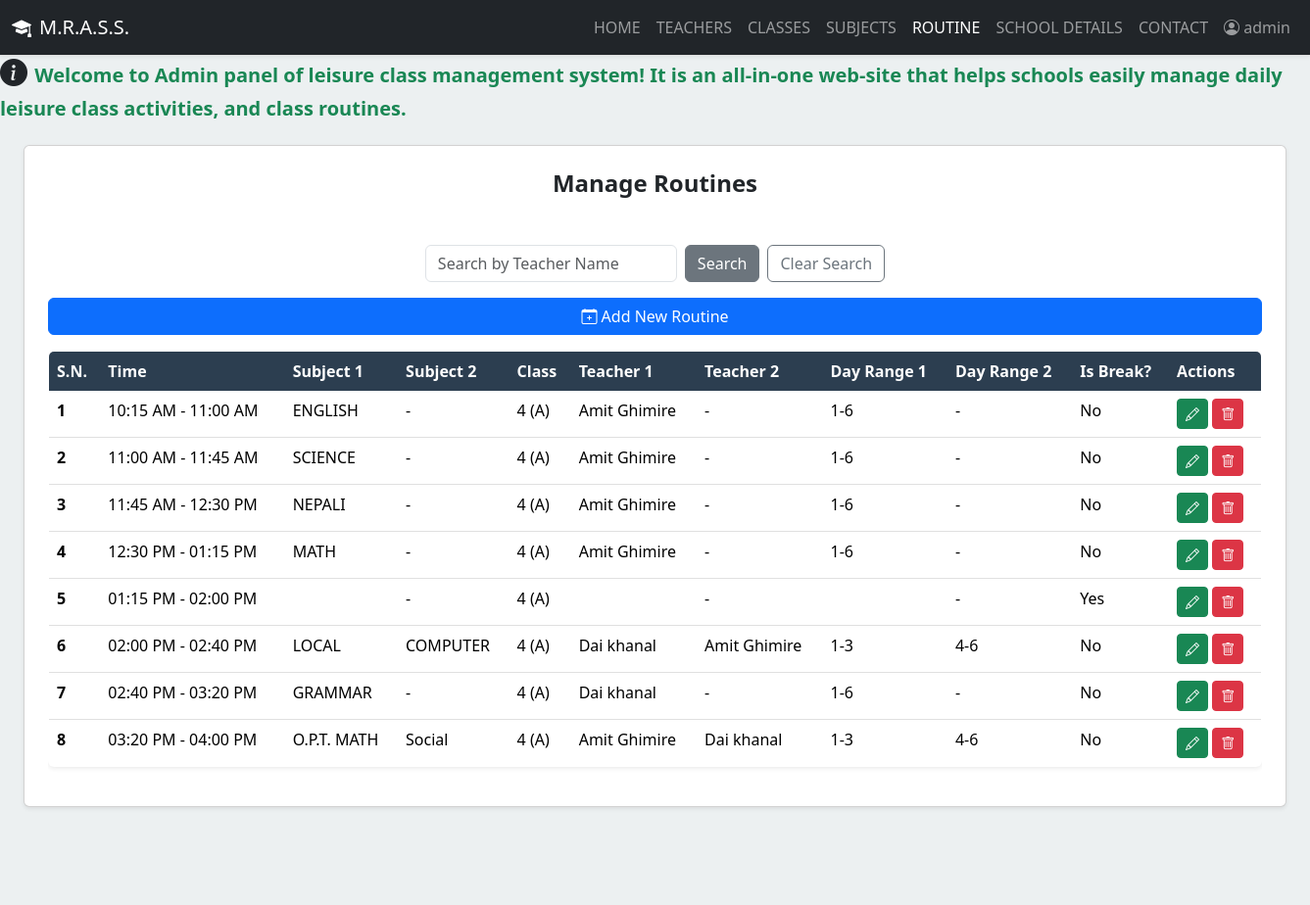
The page /admin/routines.php (signed in) on the database its author committed.
### tables this page shows
CREATE TABLE `academic_routine` (
  `ar_id` int(11) NOT NULL,
  `class_id` int(11) DEFAULT NULL,
  `start_time` time DEFAULT NULL,
  `end_time` time DEFAULT NULL,
  `subject_id1` int(11) DEFAULT NULL,
  `subject_id2` int(11) DEFAULT NULL,
  `teacher_id1` int(11) DEFAULT NULL,
  `teacher_id2` int(11) DEFAULT NULL,
  `day_range1` enum('1-3','4-6','1-6') DEFAULT NULL,
  `day_range2` enum('1-3','4-6','1-6') DEFAULT NULL,
  `is_break` enum('0','1') NOT NULL DEFAULT '0',
  `is_leisure` enum('0','1') DEFAULT NULL
);

CREATE TABLE `subjects` (
  `subj_id` int(11) NOT NULL,
  `name` varchar(100) NOT NULL,
  `created_at` timestamp NOT NULL DEFAULT current_timestamp()
);

CREATE TABLE `classes` (
  `cls_id` int(11) NOT NULL,
  `name` varchar(50) NOT NULL,
  `section` enum('A','B','C','NA') NOT NULL,
  `created_at` timestamp NOT NULL DEFAULT current_timestamp()
);

CREATE TABLE `teachers` (
  `teach_id` int(11) NOT NULL,
  `username` varchar(50) NOT NULL,
  `full_name` varchar(100) NOT NULL,
  `contact` varchar(20) DEFAULT NULL,
  `email` varchar(100) DEFAULT NULL,
  `pan` varchar(20) DEFAULT NULL,
  `photo` varchar(255) DEFAULT NULL,
  `password` varchar(255) NOT NULL,
  `otp` varchar(10) DEFAULT NULL,
  `verified` tinyint(1) DEFAULT 0,
  `level` enum('basic','secondary') DEFAULT NULL,
  `role` varchar(50) NOT NULL DEFAULT 'teacher',
  `created_at` timestamp NOT NULL DEFAULT current_timestamp()
);

### admin/routines.php (the view, shortened to what this page needs)
<?php
include('partial-admin/navbar.php');
$page_title = "Manage Routines";
$search_teacher = $_GET['search_teacher'] ?? '';
$sql = "SELECT ar.*, c.name AS class_name, c.section AS class_section,
            s1.name AS subject1_name, s2.name AS subject2_name,
            t1.full_name AS teacher1_name, t2.full_name AS teacher2_name
        FROM academic_routine ar
        LEFT JOIN classes c ON ar.class_id = c.cls_id
        LEFT JOIN subjects s1 ON ar.subject_id1 = s1.subj_id
        LEFT JOIN subjects s2 ON ar.subject_id2 = s2.subj_id
        LEFT JOIN teachers t1 ON ar.teacher_id1 = t1.teach_id
        LEFT JOIN teachers t2 ON ar.teacher_id2 = t2.teach_id";
$sql .= " ORDER BY ar.start_time";
$res = mysqli_query($conn, $sql);
?>
<!DOCTYPE html>
<html lang="en">
<head>
    <link href="https://cdn.jsdelivr.net/npm/bootstrap@5.3.3/dist/css/bootstrap.min.css" rel="stylesheet">
    <link rel="stylesheet" href="https://cdn.jsdelivr.net/npm/bootstrap-icons@1.11.3/font/bootstrap-icons.min.css">
    <link rel="stylesheet" href="../css/admin_style.css">
</head>
<body>
    <div class="d-flex" id="wrapper">
        <div id="page-content-wrapper">
            <div class="container-fluid px-4">
                <div class="row my-4">
                    <div class="col-12">
                        <div class="card p-4 shadow-sm">
                        <h3 class="fs-4 mb-5 text-center"><b><?php echo $page_title; ?></b></h3>
                        <div class="d-flex justify-content-center mb-3">
                            <form action="" method="GET">
                                <div class="row g-2 align-items-center">
                                    <div class="col-auto">
                                        <input type="text" class="form-control" name="search_teacher" placeholder="Search by Teacher Name" value="<?php echo htmlspecialchars($_GET['search_teacher'] ?? ''); ?>">
                                    </div>
                                    <div class="col-auto">
                                        <button type="submit" class="btn btn-secondary">Search</button>
                                    </div>
                                    <div class="col-auto">
                                        <a href="<?php echo SITEURL; ?>admin/routines.php" class="btn btn-outline-secondary">Clear Search</a>
                                    </div>
                                </div>
                            </form>
                        </div>
                        <button type="button" class="btn btn-primary mb-3" data-bs-toggle="modal" data-bs-target="#addRoutineModal">
                            <i class="bi bi-calendar-plus"></i> Add New Routine
                        </button>
                        <div class="table-responsive">
                            <table class="table bg-white rounded shadow-sm table-hover">
                                <thead>
                                    <tr>
                                        <th scope="col">S.N.</th>
                                        <th scope="col">Time</th>
                                        <th scope="col">Subject 1</th>
                                        <th scope="col">Subject 2</th>
                                        <th scope="col">Class</th>
                                        <th scope="col">Teacher 1</th>
                                        <th scope="col">Teacher 2</th>
                                        <th scope="col">Day Range 1</th>
                                        <th scope="col">Day Range 2</th>
                                        <th scope="col">Is Break?</th>
                                        <th scope="col">Actions</th>
                                    </tr>
                                </thead>
                                <tbody>
                                    <?php
                                    if (mysqli_num_rows($res) > 0) {
                                        $sn = 1;
                                        $search_teacher_lower = strtolower($search_teacher);
                                        while ($row = mysqli_fetch_assoc($res)) {
                                            $teacher1_name_lower = strtolower($row['teacher1_name'] ?? '');
                                            $teacher2_name_lower = strtolower($row['teacher2_name'] ?? '');
                                            $subject1_display = '';
                                            $teacher1_display = '';
                                            $day_range1_display = '';
                                            $subject2_display = '';
                                            $teacher2_display = '';
                                            $day_range2_display = '';
                                            if (!empty($search_teacher)) {
                                                if (strpos($teacher1_name_lower, $search_teacher_lower) !== false) {
                                                    $subject1_display = htmlspecialchars($row['subject1_name'] ?? '');
                                                    $teacher1_display = htmlspecialchars($row['teacher1_name'] ?? '');
                                                    $day_range1_display = htmlspecialchars($row['day_range1'] ?? '');
                                                }
                                                if (strpos($teacher2_name_lower, $search_teacher_lower) !== false) {
                                                    $subject2_display = htmlspecialchars($row['subject2_name'] ?? '');
                                                    $teacher2_display = htmlspecialchars($row['teacher2_name'] ?? '');
                                                    $day_range2_display = htmlspecialchars($row['day_range2'] ?? '');
                                                }
                                            } else {
                                                $subject1_display = htmlspecialchars($row['subject1_name'] ?? '');
                                                $teacher1_display = htmlspecialchars($row['teacher1_name'] ?? '');
                                                $day_range1_display = htmlspecialchars($row['day_range1'] ?? '');
                                                $subject2_display = htmlspecialchars($row['subject2_name'] ?? '-');
                                                $teacher2_display = htmlspecialchars($row['teacher2_name'] ?? '-');
                                                $day_range2_display = htmlspecialchars($row['day_range2'] ?? '-');
                                            }
                                    ?>
                                            <tr>
                                                <th scope="row"><?php echo $sn++; ?></th>
                                                <td><?php echo date('h:i A', strtotime($row['start_time'])) . ' - ' . date('h:i A', strtotime($row['end_time'])); ?></td>
                                                <td><?php echo $subject1_display; ?></td>
                                                <td><?php echo $subject2_display; ?></td>
                                                <td><?php echo htmlspecialchars($row['class_name'] . ($row['class_section'] ? ' (' . $row['class_section'] . ')' : '')); ?></td>
                                                <td><?php echo $teacher1_display; ?></td>
                                                <td><?php echo $teacher2_display; ?></td>
                                                <td><?php echo $day_range1_display; ?></td>
                                                <td><?php echo $day_range2_display; ?></td>
                                                <td><?php echo $row['is_break'] == 1 ? 'Yes' : 'No'; ?></td>
                                                <td>
                                                    <button type="button" class="btn btn-sm btn-success" data-bs-toggle="modal" data-bs-target="#updateRoutineModal-<?php echo $row['ar_id']; ?>">
                                                        <i class="bi bi-pencil"></i>
                                                    </button>
                                                    <a href="<?php echo SITEURL; ?>admin/routines.php?delete_id=<?php echo $row['ar_id']; ?>" class="btn btn-sm btn-danger" onclick="return confirm('Are you sure you want to delete this routine entry?');">
                                                        <i class="bi bi-trash"></i>
                                                    </a>
                                                </td>
                                            </tr>
                                        <?php
                                        }
                                    } else {
                                        ?>
                                        <tr>
                                            <td colspan="11" class="text-center">No routines found.</td>
                                        </tr>
                                    <?php
                                    }
                                    ?>
                                </tbody>
                            </table>
                        </div>
                    </div>
                </div>
            </div>
        </div>
    </div>
</body>
</html>

### css/admin_style.css (style rules this page uses)
:root { --primary-color: #2c3e50; --secondary-color: #34495e; --background-color: #ecf0f1; --card-bg-color: #ffffff; --text-color: #34495e; --sidebar-bg-color: #2c3e50; --sidebar-hover-color: #34495e; --sidebar-active-color: #3c526a; --success-color: #27ae60; --danger-color: #e74c3c; --warning-color: #f39c12; --info-color: #3498db; --border-color: #e0e0e0; }
body { overflow-x: hidden; font-family: 'Segoe UI', Roboto, 'Helvetica Neue', Arial, sans-serif; background-color: var(--background-color); }
#wrapper { display: flex; min-height: 100vh; }
#page-content-wrapper { min-width: 100vw; display: flex; flex-direction: column; background-color: var(--background-color); }
.table { border-radius: 0.75rem; overflow: hidden; box-shadow: 0 4px 10px rgba(0, 0, 0, 0.05); background-color: var(--card-bg-color); border: 1px solid var(--border-color); }
.table thead th { background-color: var(--primary-color); color: #fff; border: none; font-weight: 600; }

### rows shown on the page
academic_routine: start_time "10:15 AM", end_time "11:00 AM", subject_id1.name "ENGLISH", subject2_display "-", class.section "4 (A)", teacher_id1.full_name "Amit Ghimire", teacher2_display "-", day_range1 "1-6", day_range2 "-", is_break "No"
academic_routine: start_time "11:00 AM", end_time "11:45 AM", subject_id1.name "SCIENCE", subject2_display "-", class.section "4 (A)", teacher_id1.full_name "Amit Ghimire", teacher2_display "-", day_range1 "1-6", day_range2 "-", is_break "No"
academic_routine: start_time "11:45 AM", end_time "12:30 PM", subject_id1.name "NEPALI", subject2_display "-", class.section "4 (A)", teacher_id1.full_name "Amit Ghimire", teacher2_display "-", day_range1 "1-6", day_range2 "-", is_break "No"
academic_routine: start_time "12:30 PM", end_time "01:15 PM", subject_id1.name "MATH", subject2_display "-", class.section "4 (A)", teacher_id1.full_name "Amit Ghimire", teacher2_display "-", day_range1 "1-6", day_range2 "-", is_break "No"
academic_routine: start_time "01:15 PM", end_time "02:00 PM", subject2_display "-", class.section "4 (A)", teacher2_display "-", day_range2 "-", is_break "Yes"
academic_routine: start_time "02:00 PM", end_time "02:40 PM", subject_id1.name "LOCAL", subject_id2.name "COMPUTER", class.section "4 (A)", teacher_id1.full_name "Dai khanal", teacher_id2.full_name "Amit Ghimire", day_range1 "1-3", day_range2 "4-6", is_break "No"
academic_routine: start_time "02:40 PM", end_time "03:20 PM", subject_id1.name "GRAMMAR", subject2_display "-", class.section "4 (A)", teacher_id1.full_name "Dai khanal", teacher2_display "-", day_range1 "1-6", day_range2 "-", is_break "No"
academic_routine: start_time "03:20 PM", end_time "04:00 PM", subject_id1.name "O.P.T. MATH", subject_id2.name "Social", class.section "4 (A)", teacher_id1.full_name "Amit Ghimire", teacher_id2.full_name "Dai khanal", day_range1 "1-3", day_range2 "4-6", is_break "No"

### other values the page prints
$_SESSION['username'] "admin"
$page_title "Manage Routines"
